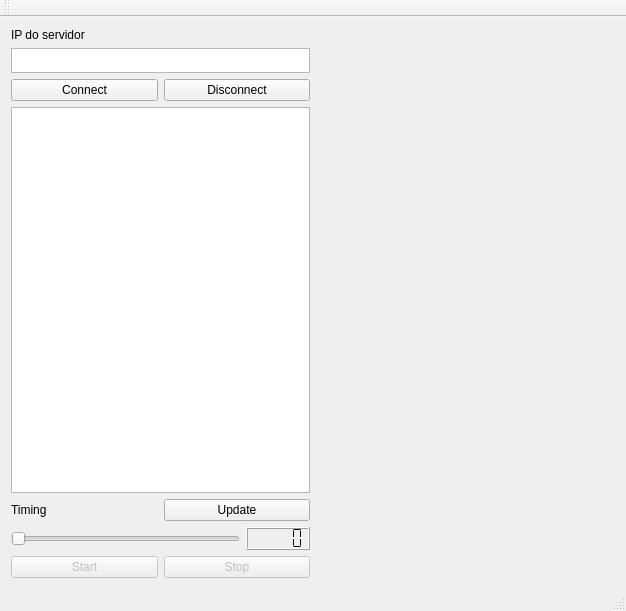
<?xml version="1.0" encoding="UTF-8"?>
<ui version="4.0">
 <class>MainWindow</class>
 <widget class="QMainWindow" name="MainWindow">
  <property name="geometry">
   <rect>
    <x>0</x>
    <y>0</y>
    <width>626</width>
    <height>611</height>
   </rect>
  </property>
  <property name="windowTitle">
   <string>MainWindow</string>
  </property>
  <widget class="QWidget" name="centralWidget">
   <layout class="QHBoxLayout" name="horizontalLayout_5">
    <item>
     <layout class="QHBoxLayout" name="horizontalLayout_4" stretch="50,50">
      <item>
       <layout class="QVBoxLayout" name="verticalLayout_5" stretch="0,0">
        <item>
         <layout class="QVBoxLayout" name="verticalLayout_2" stretch="20,0">
          <item>
           <layout class="QVBoxLayout" name="verticalLayout" stretch="10,10,80">
            <item>
             <widget class="QLabel" name="labelIP">
              <property name="sizePolicy">
               <sizepolicy hsizetype="Preferred" vsizetype="Fixed">
                <horstretch>0</horstretch>
                <verstretch>0</verstretch>
               </sizepolicy>
              </property>
              <property name="text">
               <string>IP do servidor</string>
              </property>
             </widget>
            </item>
            <item>
             <widget class="QTextEdit" name="textEditIp">
              <property name="maximumSize">
               <size>
                <width>16777215</width>
                <height>25</height>
               </size>
              </property>
             </widget>
            </item>
            <item>
             <layout class="QHBoxLayout" name="horizontalLayout">
              <item>
               <widget class="QPushButton" name="pushButtonConnect">
                <property name="text">
                 <string>Connect</string>
                </property>
               </widget>
              </item>
              <item>
               <widget class="QPushButton" name="pushButtonDisconnnect">
                <property name="text">
                 <string>Disconnect</string>
                </property>
               </widget>
              </item>
             </layout>
            </item>
           </layout>
          </item>
          <item>
           <widget class="QListWidget" name="listWidgetVisualizer"/>
          </item>
         </layout>
        </item>
        <item>
         <layout class="QVBoxLayout" name="verticalLayout_4">
          <item>
           <layout class="QVBoxLayout" name="verticalLayout_3">
            <item>
             <layout class="QHBoxLayout" name="horizontalLayout_3">
              <item>
               <widget class="QLabel" name="label">
                <property name="text">
                 <string>Timing</string>
                </property>
               </widget>
              </item>
              <item>
               <widget class="QPushButton" name="pushButtonUpdate">
                <property name="text">
                 <string>Update</string>
                </property>
               </widget>
              </item>
             </layout>
            </item>
           </layout>
          </item>
          <item>
           <layout class="QHBoxLayout" name="horizontalLayout_6">
            <item>
             <widget class="QSlider" name="horizontalSliderTiming">
              <property name="orientation">
               <enum>Qt::Horizontal</enum>
              </property>
             </widget>
            </item>
            <item>
             <widget class="QLCDNumber" name="lcdTiming">
              <property name="sizePolicy">
               <sizepolicy hsizetype="Minimum" vsizetype="Fixed">
                <horstretch>0</horstretch>
                <verstretch>0</verstretch>
               </sizepolicy>
              </property>
              <property name="segmentStyle">
               <enum>QLCDNumber::Flat</enum>
              </property>
             </widget>
            </item>
           </layout>
          </item>
          <item>
           <layout class="QHBoxLayout" name="horizontalLayout_2">
            <item>
             <widget class="QPushButton" name="pushButtonGet">
              <property name="enabled">
               <bool>false</bool>
              </property>
              <property name="text">
               <string>Start</string>
              </property>
             </widget>
            </item>
            <item>
             <widget class="QPushButton" name="pushButtonStop">
              <property name="enabled">
               <bool>false</bool>
              </property>
              <property name="text">
               <string>Stop</string>
              </property>
             </widget>
            </item>
           </layout>
          </item>
         </layout>
        </item>
       </layout>
      </item>
      <item>
       <widget class="Plotter" name="widget" native="true"/>
      </item>
     </layout>
    </item>
   </layout>
  </widget>
  <widget class="QMenuBar" name="menuBar">
   <property name="geometry">
    <rect>
     <x>0</x>
     <y>0</y>
     <width>626</width>
     <height>22</height>
    </rect>
   </property>
  </widget>
  <widget class="QToolBar" name="mainToolBar">
   <attribute name="toolBarArea">
    <enum>TopToolBarArea</enum>
   </attribute>
   <attribute name="toolBarBreak">
    <bool>false</bool>
   </attribute>
  </widget>
  <widget class="QStatusBar" name="statusBar"/>
 </widget>
 <layoutdefault spacing="6" margin="11"/>
 <customwidgets>
  <customwidget>
   <class>Plotter</class>
   <extends>QWidget</extends>
   <header location="global">plotter.h</header>
   <container>1</container>
  </customwidget>
 </customwidgets>
 <resources/>
 <connections/>
</ui>
